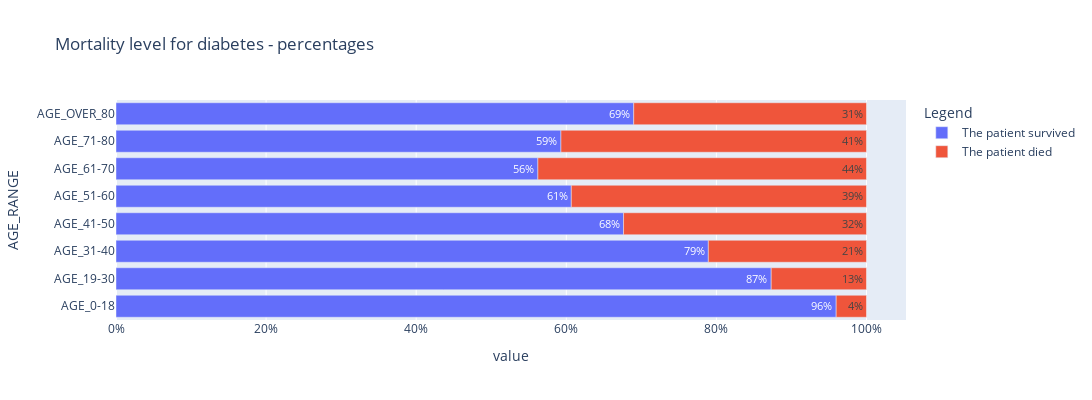

Here is the notebook cell this chart was saved with:
### Code cell
import plotly.express as px

ct4 = pd.crosstab(df_small_2['AGE_RANGE'],df_small_2['PNEUMONIA'], normalize='index')
data = ct6
fig = px.bar(data, title="Mortality level for diabetes - percentages", text_auto=True, orientation='h', width=1200, height=400)
fig.update_layout(legend=dict(
    title="Legend"
) )
newnames = {'1.0':'The patient died', '0.0': 'The patient survived'}
fig.for_each_trace(lambda t: t.update(name = newnames[t.name]))
fig.update_layout(
    xaxis={
        'tickformat': '.0%'
    }
)
fig.show()

### Figure 1 — Plotly figure (JSON) as saved in the notebook; plotly's stock layout.template omitted (floating-point values rounded to 4 significant figures)
{"data": [{"alignmentgroup": "True", "hovertemplate": "DIABETES=0.0<br>value=%{x}<br>AGE_RANGE=%{y}<extra></extra>", "legendgroup": "0.0", "marker": {"color": "#636efa", "pattern": {"shape": ""}}, "name": "The patient survived", "offsetgroup": "0.0", "orientation": "h", "showlegend": true, "textposition": "auto", "texttemplate": "%{x}", "type": "bar", "x": [0.9596, 0.873, 0.7892, 0.6763, 0.6067, 0.5621, 0.5929, 0.6898], "xaxis": "x", "y": ["AGE_0-18", "AGE_19-30", "AGE_31-40", "AGE_41-50", "AGE_51-60", "AGE_61-70", "AGE_71-80", "AGE_OVER_80"], "yaxis": "y"}, {"alignmentgroup": "True", "hovertemplate": "DIABETES=1.0<br>value=%{x}<br>AGE_RANGE=%{y}<extra></extra>", "legendgroup": "1.0", "marker": {"color": "#EF553B", "pattern": {"shape": ""}}, "name": "The patient died", "offsetgroup": "1.0", "orientation": "h", "showlegend": true, "textposition": "auto", "texttemplate": "%{x}", "type": "bar", "x": [0.0404, 0.127, 0.2108, 0.3237, 0.3933, 0.4379, 0.4071, 0.3102], "xaxis": "x", "y": ["AGE_0-18", "AGE_19-30", "AGE_31-40", "AGE_41-50", "AGE_51-60", "AGE_61-70", "AGE_71-80", "AGE_OVER_80"], "yaxis": "y"}], "layout": {"barmode": "relative", "height": 400, "legend": {"title": {"text": "Legend"}, "tracegroupgap": 0}, "title": {"text": "Mortality level for diabetes - percentages"}, "width": 1200, "xaxis": {"anchor": "y", "autorange": true, "domain": [0, 1], "range": [0, 1.053], "tickformat": ".0%", "title": {"text": "value"}, "type": "linear"}, "yaxis": {"anchor": "x", "autorange": true, "domain": [0, 1], "range": [-0.5, 7.5], "title": {"text": "AGE_RANGE"}, "type": "category"}}}
